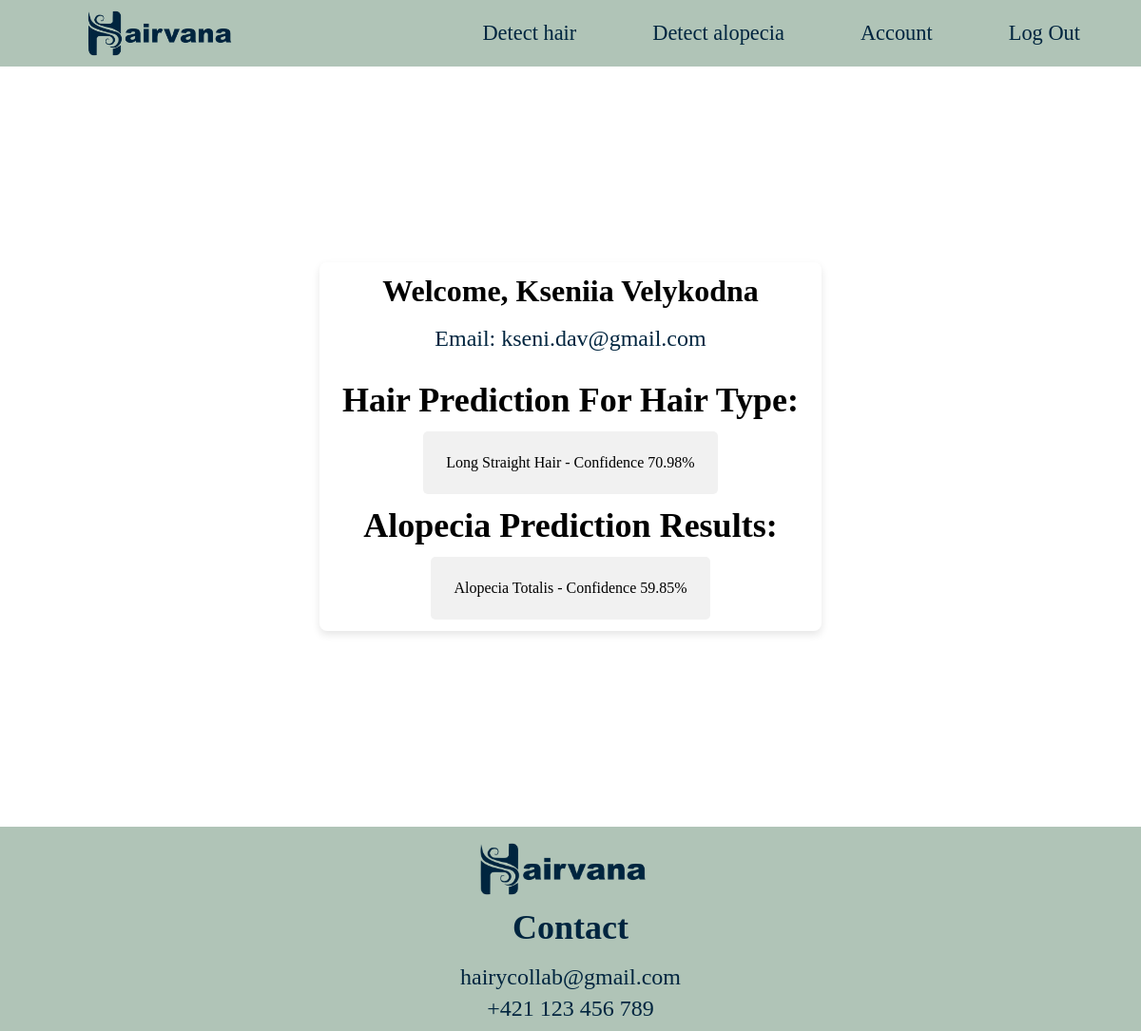
/account_page (signed in), run on the app's committed database.
### app.py (models this page shows, shortened)
class User(db.Model):
    id = db.Column(db.Integer, primary_key=True)
    name = db.Column(db.String(100), nullable=False)
    email = db.Column(db.String(120), unique=True, nullable=False)
    password = db.Column(db.String(200), nullable=False)
    hair_type = db.Column(db.String(500), nullable=True, default=None)
    alopecia_type = db.Column(db.String(500), nullable=True, default=None)

### app.py (the view)
@app.route('/account_page')
def profile():
    if 'user_id' not in session:
        return render_template('sign_in.html')  # Redirect to sign-in if not authenticated
    user_id = session.get('user_id')
    user = User.query.get(user_id) if user_id else None
    return render_template('account_page.html', user=user, is_authenticated=True)

### templates/account_page.html (shortened to what this page needs)
{% extends "skelet.html" %}
{% block css %}
<link
  rel="stylesheet"
  href="{{ url_for('static', filename='css/account.css') }}"
/>
{% endblock %}
{% block content %}
<div class="wrapper">
  <div class="container">
    <h1>Welcome, {{ user.name }}</h1>
    <p id ='email'>Email: {{ user.email }}</p>
    {% if user.hair_type %}
    <h2>Hair Prediction For Hair Type:</h2>
    <div class="result">{{ user.hair_type.strip("[]'") }}</div>
    {% else %}
    <p id="pred">
      <h2>Hair Prediction For Hair Type:</h2>
      <p>You don't have a prediction yet.</p>
      <a href="/detect_hair" class="redirect-button">Detect hair type</a>
    </p>    {% endif %} {% if user.alopecia_type %}
    <h2>Alopecia Prediction Results:</h2>
    <div class="result">{{ user.alopecia_type.strip("[]'") }}</div>
    {% else %}
    <h2>Alopecia Prediction Results:</h2>
    <p>You don't have a prediction yet.</p>
    <a href="/detect_alopecia" class="redirect-button">Detect alopecia type</a>  </p>      {% endif %}
  </div>
</div>
  {% endblock %}

### templates/skelet.html (shortened to what this page needs)
<!DOCTYPE html>
<html lang="en">
  <head>
    <link
      rel="stylesheet"
      href="{{ url_for('static', filename='css/nav_foot.css') }}"
    />
    {% block css %} {% endblock %}
  </head>
  <body>
    <header>
      <div class="navbar">
        <div class="logo-container">
          <a href="/">
            <img
              src="{{ url_for('static', filename='images/logo_bakalarka_2.png') }}"
              alt="Logo"
              class="logo"
            />
          </a>
        </div>
        <div class="right">
          {% if is_authenticated %}
          <a href="/detect_hair">Detect hair</a>
          <a href="/detect_alopecia">Detect alopecia</a>
          <a href="/account_page">Account</a>
          <a href="/logout">Log Out</a>
          {% else %}
          <a href="/sign_in">Log In</a>
          <a href="/register">Sign Up</a>
          {% endif %}
        </div>
      </div>
    </header>
    <div class="content">{% block content %}{% endblock %}</div>
    <footer>
      <div class="footer">
        <div class="footer_section_1">
          <a href="/">
            <img
              src="{{ url_for('static', filename='images/logo_bakalarka_2.png') }}"
              alt="Logo"
              class="logo"
            />
          </a>
        </div>
        <div class="footer_section_2">
          <h2>Contact</h2>
          <p>hairycollab@gmail.com</p>
          <p>+421 123 456 789</p>
        </div>
      </div>
    </footer>
  </body>
</html>

### static/css/nav_foot.css (style rules this page uses)
img { display: block; margin: 0%; width: 30%; }
.navbar { display: grid; grid-template-columns: 1fr auto; align-items: center; padding: 0rem 4rem; background-color: #b0c4b7; }
.logo-container { justify-self: start; }
.right { justify-self: end; display: flex; gap: 10rem; }
.right a { text-decoration: none; color: #00253f; font-family: "Playfair Display", serif; font-size: large; }
@media (min-width: 1102px) { img { width: 13rem; gap: 2rem; padding-right: 1rem; } }
@media (min-width: 1102px) { .right { gap: 5rem; } }
@media (min-width: 1102px) { .right a { font-size: 1.4rem; } }
.footer_section_1 { display: flex; background-color: #b0c4b7; justify-content: center; align-items: center; }
footer { background: #b0c4b7; color: #00253f; padding: 0.3vw; margin: 0; }
.footer_section_1 img { display: block; width: 20vw; margin-bottom: -1vw; }
.footer_section_2 { display: block; text-align: center; background-color: #b0c4b7; justify-content: center; align-items: center; }
h2 { font-size: 1.5vw; margin: 0.4vw; margin-top: 2vw; }
p { margin: 0.5vw; font-size: 0.5rem; }

### static/css/account.css (style rules this page uses)
html, body { margin: 0; padding: 0; }
.wrapper { display: flex; justify-content: center; align-items: center; height: 100vh; }
.container { background-color: rgb(255, 255, 255); border-radius: 8px; box-shadow: 0 4px 8px rgba(0, 0, 0, 0.1); display: flex; flex-direction: column; justify-content: center; align-items: center; margin: 4vw; padding: 1vw; }
.result { background-color: #f1f1f1; border-radius: 5px; width: fit-content; padding: 2vw; }
#email { font-size: 2vw; padding: 1vw; }
h1 { padding: 0%; margin: 0%; }
h2 { font-size: 3vw; padding: 1vw; margin: 0%; }
p { font-size: 2vw; color: #00253f; }

### data on the page
User: name "Kseniia Velykodna", email "kseni.dav@gmail.com", hair_type.strip "Long Straight Hair - Confidence 70.98%", alopecia_type.strip "Alopecia Totalis - Confidence 59.85%"
